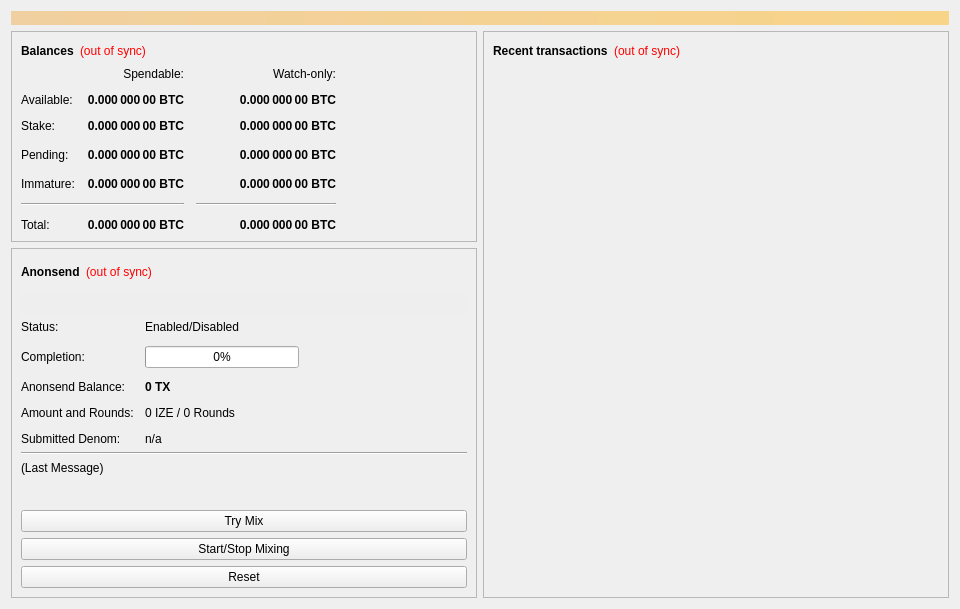
<?xml version="1.0" encoding="UTF-8"?>
<ui version="4.0">
 <class>OverviewPage</class>
 <widget class="QWidget" name="OverviewPage">
  <property name="geometry">
   <rect>
    <x>0</x>
    <y>0</y>
    <width>960</width>
    <height>594</height>
   </rect>
  </property>
  <property name="minimumSize">
   <size>
    <width>960</width>
    <height>0</height>
   </size>
  </property>
  <property name="windowTitle">
   <string>Form</string>
  </property>
  <layout class="QVBoxLayout" name="topLayout">
   <item>
    <widget class="QLabel" name="labelAlerts">
     <property name="visible">
      <bool>false</bool>
     </property>
     <property name="styleSheet">
      <string notr="true">background-color: qlineargradient(x1: 0, y1: 0, x2: 1, y2: 0, stop:0 #F0D0A0, stop:1 #F8D488); color:#000000;</string>
     </property>
     <property name="wordWrap">
      <bool>true</bool>
     </property>
     <property name="margin">
      <number>3</number>
     </property>
    </widget>
   </item>
   <item>
    <layout class="QHBoxLayout" name="horizontalLayout" stretch="1,1">
     <item>
      <layout class="QVBoxLayout" name="verticalLayout_2">
       <item>
        <widget class="QFrame" name="frame">
         <property name="frameShape">
          <enum>QFrame::StyledPanel</enum>
         </property>
         <property name="frameShadow">
          <enum>QFrame::Raised</enum>
         </property>
         <layout class="QVBoxLayout" name="verticalLayout_4">
          <item>
           <layout class="QHBoxLayout" name="horizontalLayout_4">
            <item>
             <widget class="QLabel" name="label_5">
              <property name="font">
               <font>
                <weight>75</weight>
                <bold>true</bold>
               </font>
              </property>
              <property name="text">
               <string>Balances</string>
              </property>
             </widget>
            </item>
            <item>
             <widget class="QLabel" name="labelWalletStatus">
              <property name="cursor">
               <cursorShape>WhatsThisCursor</cursorShape>
              </property>
              <property name="toolTip">
               <string>The displayed information may be out of date. Your wallet automatically synchronizes with the IzeC network after a connection is established, but this process has not completed yet.</string>
              </property>
              <property name="styleSheet">
               <string notr="true">QLabel { color: red; }</string>
              </property>
              <property name="text">
               <string notr="true">(out of sync)</string>
              </property>
              <property name="alignment">
               <set>Qt::AlignLeading|Qt::AlignLeft|Qt::AlignVCenter</set>
              </property>
             </widget>
            </item>
            <item>
             <spacer name="horizontalSpacer_3">
              <property name="orientation">
               <enum>Qt::Horizontal</enum>
              </property>
              <property name="sizeHint" stdset="0">
               <size>
                <width>40</width>
                <height>20</height>
               </size>
              </property>
             </spacer>
            </item>
           </layout>
          </item>
          <item>
           <layout class="QGridLayout" name="gridLayout">
            <property name="spacing">
             <number>12</number>
            </property>
            <item row="3" column="2">
             <widget class="QLabel" name="labelWatchPending">
              <property name="font">
               <font>
                <weight>75</weight>
                <bold>true</bold>
               </font>
              </property>
              <property name="cursor">
               <cursorShape>IBeamCursor</cursorShape>
              </property>
              <property name="toolTip">
               <string>Unconfirmed transactions to watch-only addresses</string>
              </property>
              <property name="text">
               <string notr="true">0.000 000 00 BTC</string>
              </property>
              <property name="alignment">
               <set>Qt::AlignRight|Qt::AlignTrailing|Qt::AlignVCenter</set>
              </property>
              <property name="textInteractionFlags">
               <set>Qt::LinksAccessibleByMouse|Qt::TextSelectableByKeyboard|Qt::TextSelectableByMouse</set>
              </property>
             </widget>
            </item>
            <item row="3" column="1">
             <widget class="QLabel" name="labelUnconfirmed">
              <property name="font">
               <font>
                <weight>75</weight>
                <bold>true</bold>
               </font>
              </property>
              <property name="cursor">
               <cursorShape>IBeamCursor</cursorShape>
              </property>
              <property name="toolTip">
               <string>Total of transactions that have yet to be confirmed, and do not yet count toward the spendable balance</string>
              </property>
              <property name="text">
               <string notr="true">0.000 000 00 BTC</string>
              </property>
              <property name="alignment">
               <set>Qt::AlignRight|Qt::AlignTrailing|Qt::AlignVCenter</set>
              </property>
              <property name="textInteractionFlags">
               <set>Qt::LinksAccessibleByMouse|Qt::TextSelectableByKeyboard|Qt::TextSelectableByMouse</set>
              </property>
             </widget>
            </item>
            <item row="4" column="2">
             <widget class="QLabel" name="labelWatchImmature">
              <property name="font">
               <font>
                <weight>75</weight>
                <bold>true</bold>
               </font>
              </property>
              <property name="cursor">
               <cursorShape>IBeamCursor</cursorShape>
              </property>
              <property name="toolTip">
               <string>Mined balance in watch-only addresses that has not yet matured</string>
              </property>
              <property name="text">
               <string notr="true">0.000 000 00 BTC</string>
              </property>
              <property name="alignment">
               <set>Qt::AlignRight|Qt::AlignTrailing|Qt::AlignVCenter</set>
              </property>
              <property name="textInteractionFlags">
               <set>Qt::LinksAccessibleByMouse|Qt::TextSelectableByKeyboard|Qt::TextSelectableByMouse</set>
              </property>
             </widget>
            </item>
            <item row="5" column="0" colspan="2">
             <widget class="Line" name="lineSpendableBalance">
              <property name="orientation">
               <enum>Qt::Horizontal</enum>
              </property>
             </widget>
            </item>
            <item row="5" column="2">
             <widget class="Line" name="lineWatchBalance">
              <property name="sizePolicy">
               <sizepolicy hsizetype="Preferred" vsizetype="Fixed">
                <horstretch>0</horstretch>
                <verstretch>0</verstretch>
               </sizepolicy>
              </property>
              <property name="minimumSize">
               <size>
                <width>140</width>
                <height>0</height>
               </size>
              </property>
              <property name="orientation">
               <enum>Qt::Horizontal</enum>
              </property>
             </widget>
            </item>
            <item row="6" column="0">
             <widget class="QLabel" name="labelTotalText">
              <property name="text">
               <string>Total:</string>
              </property>
             </widget>
            </item>
            <item row="4" column="1">
             <widget class="QLabel" name="labelImmature">
              <property name="font">
               <font>
                <weight>75</weight>
                <bold>true</bold>
               </font>
              </property>
              <property name="cursor">
               <cursorShape>IBeamCursor</cursorShape>
              </property>
              <property name="toolTip">
               <string>Mined balance that has not yet matured</string>
              </property>
              <property name="text">
               <string notr="true">0.000 000 00 BTC</string>
              </property>
              <property name="alignment">
               <set>Qt::AlignRight|Qt::AlignTrailing|Qt::AlignVCenter</set>
              </property>
              <property name="textInteractionFlags">
               <set>Qt::LinksAccessibleByMouse|Qt::TextSelectableByKeyboard|Qt::TextSelectableByMouse</set>
              </property>
             </widget>
            </item>
            <item row="3" column="3">
             <spacer name="horizontalSpacer_2">
              <property name="orientation">
               <enum>Qt::Horizontal</enum>
              </property>
              <property name="sizeHint" stdset="0">
               <size>
                <width>40</width>
                <height>20</height>
               </size>
              </property>
             </spacer>
            </item>
            <item row="4" column="0">
             <widget class="QLabel" name="labelImmatureText">
              <property name="text">
               <string>Immature:</string>
              </property>
             </widget>
            </item>
            <item row="6" column="1">
             <widget class="QLabel" name="labelTotal">
              <property name="font">
               <font>
                <weight>75</weight>
                <bold>true</bold>
               </font>
              </property>
              <property name="cursor">
               <cursorShape>IBeamCursor</cursorShape>
              </property>
              <property name="toolTip">
               <string>Your current total balance</string>
              </property>
              <property name="text">
               <string notr="true">0.000 000 00 BTC</string>
              </property>
              <property name="alignment">
               <set>Qt::AlignRight|Qt::AlignTrailing|Qt::AlignVCenter</set>
              </property>
              <property name="textInteractionFlags">
               <set>Qt::LinksAccessibleByMouse|Qt::TextSelectableByKeyboard|Qt::TextSelectableByMouse</set>
              </property>
             </widget>
            </item>
            <item row="6" column="2">
             <widget class="QLabel" name="labelWatchTotal">
              <property name="font">
               <font>
                <weight>75</weight>
                <bold>true</bold>
               </font>
              </property>
              <property name="cursor">
               <cursorShape>IBeamCursor</cursorShape>
              </property>
              <property name="toolTip">
               <string>Current total balance in watch-only addresses</string>
              </property>
              <property name="text">
               <string notr="true">0.000 000 00 BTC</string>
              </property>
              <property name="alignment">
               <set>Qt::AlignRight|Qt::AlignTrailing|Qt::AlignVCenter</set>
              </property>
              <property name="textInteractionFlags">
               <set>Qt::LinksAccessibleByMouse|Qt::TextSelectableByKeyboard|Qt::TextSelectableByMouse</set>
              </property>
             </widget>
            </item>
            <item row="0" column="2">
             <widget class="QLabel" name="labelWatchonly">
              <property name="text">
               <string>Watch-only:</string>
              </property>
              <property name="alignment">
               <set>Qt::AlignRight|Qt::AlignTrailing|Qt::AlignVCenter</set>
              </property>
             </widget>
            </item>
            <item row="1" column="0">
             <widget class="QLabel" name="labelBalanceText">
              <property name="text">
               <string>Available:</string>
              </property>
             </widget>
            </item>
            <item row="1" column="1">
             <widget class="QLabel" name="labelBalance">
              <property name="font">
               <font>
                <weight>75</weight>
                <bold>true</bold>
               </font>
              </property>
              <property name="cursor">
               <cursorShape>IBeamCursor</cursorShape>
              </property>
              <property name="toolTip">
               <string>Your current spendable balance</string>
              </property>
              <property name="text">
               <string notr="true">0.000 000 00 BTC</string>
              </property>
              <property name="alignment">
               <set>Qt::AlignRight|Qt::AlignTrailing|Qt::AlignVCenter</set>
              </property>
              <property name="textInteractionFlags">
               <set>Qt::LinksAccessibleByMouse|Qt::TextSelectableByKeyboard|Qt::TextSelectableByMouse</set>
              </property>
             </widget>
            </item>
            <item row="2" column="0">
             <widget class="QLabel" name="label_10">
              <property name="text">
               <string>Stake:</string>
              </property>
             </widget>
            </item>
            <item row="2" column="1">
             <widget class="QLabel" name="labelStake">
              <property name="font">
               <font>
                <weight>75</weight>
                <bold>true</bold>
               </font>
              </property>
              <property name="cursor">
               <cursorShape>IBeamCursor</cursorShape>
              </property>
              <property name="toolTip">
               <string>Total of coins that was staked, and do not yet count toward the current balance</string>
              </property>
              <property name="text">
               <string notr="true">0.000 000 00 BTC</string>
              </property>
              <property name="alignment">
               <set>Qt::AlignRight|Qt::AlignTrailing|Qt::AlignVCenter</set>
              </property>
              <property name="textInteractionFlags">
               <set>Qt::LinksAccessibleByMouse|Qt::TextSelectableByKeyboard|Qt::TextSelectableByMouse</set>
              </property>
             </widget>
            </item>
            <item row="2" column="2">
             <widget class="QLabel" name="labelWatchStake">
              <property name="font">
               <font>
                <weight>75</weight>
                <bold>true</bold>
               </font>
              </property>
              <property name="cursor">
               <cursorShape>IBeamCursor</cursorShape>
              </property>
              <property name="toolTip">
               <string>Total of coins that was staked in watch-only addresses, and do not yet count toward the current watch-only balance</string>
              </property>
              <property name="text">
               <string notr="true">0.000 000 00 BTC</string>
              </property>
              <property name="alignment">
               <set>Qt::AlignRight|Qt::AlignTrailing|Qt::AlignVCenter</set>
              </property>
              <property name="textInteractionFlags">
               <set>Qt::LinksAccessibleByMouse|Qt::TextSelectableByKeyboard|Qt::TextSelectableByMouse</set>
              </property>
             </widget>
            </item>
            <item row="1" column="2">
             <widget class="QLabel" name="labelWatchAvailable">
              <property name="font">
               <font>
                <weight>75</weight>
                <bold>true</bold>
               </font>
              </property>
              <property name="cursor">
               <cursorShape>IBeamCursor</cursorShape>
              </property>
              <property name="toolTip">
               <string>Your current balance in watch-only addresses</string>
              </property>
              <property name="text">
               <string notr="true">0.000 000 00 BTC</string>
              </property>
              <property name="alignment">
               <set>Qt::AlignRight|Qt::AlignTrailing|Qt::AlignVCenter</set>
              </property>
              <property name="textInteractionFlags">
               <set>Qt::LinksAccessibleByMouse|Qt::TextSelectableByKeyboard|Qt::TextSelectableByMouse</set>
              </property>
             </widget>
            </item>
            <item row="3" column="0">
             <widget class="QLabel" name="labelPendingText">
              <property name="text">
               <string>Pending:</string>
              </property>
             </widget>
            </item>
            <item row="0" column="1">
             <widget class="QLabel" name="labelSpendable">
              <property name="text">
               <string>Spendable:</string>
              </property>
              <property name="alignment">
               <set>Qt::AlignRight|Qt::AlignTrailing|Qt::AlignVCenter</set>
              </property>
             </widget>
            </item>
           </layout>
          </item>
         </layout>
        </widget>
       </item>
       <item>
        <widget class="QFrame" name="frameAnonsend">
         <property name="sizePolicy">
          <sizepolicy hsizetype="Expanding" vsizetype="Expanding">
           <horstretch>0</horstretch>
           <verstretch>0</verstretch>
          </sizepolicy>
         </property>
         <property name="minimumSize">
          <size>
           <width>0</width>
           <height>350</height>
          </size>
         </property>
         <property name="layoutDirection">
          <enum>Qt::LeftToRight</enum>
         </property>
         <property name="frameShape">
          <enum>QFrame::StyledPanel</enum>
         </property>
         <property name="frameShadow">
          <enum>QFrame::Raised</enum>
         </property>
         <layout class="QVBoxLayout" name="verticalLayout_5">
          <item>
           <layout class="QHBoxLayout" name="horizontalLayout_5">
            <item>
             <widget class="QLabel" name="label_2">
              <property name="font">
               <font>
                <weight>75</weight>
                <bold>true</bold>
               </font>
              </property>
              <property name="text">
               <string>Anonsend</string>
              </property>
             </widget>
            </item>
            <item>
             <widget class="QLabel" name="labelAnonsendSyncStatus">
              <property name="toolTip">
               <string>The displayed information may be out of date. Your wallet automatically synchronizes with the IzeC network after a connection is established, but this process has not completed yet.</string>
              </property>
              <property name="styleSheet">
               <string notr="true">QLabel { color: red; }</string>
              </property>
              <property name="text">
               <string notr="true">(out of sync)</string>
              </property>
              <property name="alignment">
               <set>Qt::AlignLeading|Qt::AlignLeft|Qt::AlignVCenter</set>
              </property>
             </widget>
            </item>
            <item>
             <spacer name="horizontalSpacer_4">
              <property name="orientation">
               <enum>Qt::Horizontal</enum>
              </property>
              <property name="sizeHint" stdset="0">
               <size>
                <width>40</width>
                <height>20</height>
               </size>
              </property>
             </spacer>
            </item>
           </layout>
          </item>
          <item>
           <widget class="QPushButton" name="runAutoDenom">
            <property name="palette">
             <palette>
              <active>
               <colorrole role="WindowText">
                <brush brushstyle="SolidPattern">
                 <color alpha="255">
                  <red>0</red>
                  <green>0</green>
                  <blue>0</blue>
                 </color>
                </brush>
               </colorrole>
               <colorrole role="Button">
                <brush brushstyle="SolidPattern">
                 <color alpha="255">
                  <red>239</red>
                  <green>238</green>
                  <blue>238</blue>
                 </color>
                </brush>
               </colorrole>
               <colorrole role="Light">
                <brush brushstyle="SolidPattern">
                 <color alpha="255">
                  <red>255</red>
                  <green>255</green>
                  <blue>255</blue>
                 </color>
                </brush>
               </colorrole>
               <colorrole role="Midlight">
                <brush brushstyle="SolidPattern">
                 <color alpha="255">
                  <red>247</red>
                  <green>246</green>
                  <blue>246</blue>
                 </color>
                </brush>
               </colorrole>
               <colorrole role="Dark">
                <brush brushstyle="SolidPattern">
                 <color alpha="255">
                  <red>119</red>
                  <green>119</green>
                  <blue>119</blue>
                 </color>
                </brush>
               </colorrole>
               <colorrole role="Mid">
                <brush brushstyle="SolidPattern">
                 <color alpha="255">
                  <red>159</red>
                  <green>159</green>
                  <blue>159</blue>
                 </color>
                </brush>
               </colorrole>
               <colorrole role="Text">
                <brush brushstyle="SolidPattern">
                 <color alpha="255">
                  <red>0</red>
                  <green>0</green>
                  <blue>0</blue>
                 </color>
                </brush>
               </colorrole>
               <colorrole role="BrightText">
                <brush brushstyle="SolidPattern">
                 <color alpha="255">
                  <red>255</red>
                  <green>255</green>
                  <blue>255</blue>
                 </color>
                </brush>
               </colorrole>
               <colorrole role="ButtonText">
                <brush brushstyle="SolidPattern">
                 <color alpha="255">
                  <red>0</red>
                  <green>0</green>
                  <blue>0</blue>
                 </color>
                </brush>
               </colorrole>
               <colorrole role="Base">
                <brush brushstyle="SolidPattern">
                 <color alpha="255">
                  <red>255</red>
                  <green>255</green>
                  <blue>255</blue>
                 </color>
                </brush>
               </colorrole>
               <colorrole role="Window">
                <brush brushstyle="SolidPattern">
                 <color alpha="255">
                  <red>239</red>
                  <green>238</green>
                  <blue>238</blue>
                 </color>
                </brush>
               </colorrole>
               <colorrole role="Shadow">
                <brush brushstyle="SolidPattern">
                 <color alpha="255">
                  <red>0</red>
                  <green>0</green>
                  <blue>0</blue>
                 </color>
                </brush>
               </colorrole>
               <colorrole role="AlternateBase">
                <brush brushstyle="SolidPattern">
                 <color alpha="255">
                  <red>247</red>
                  <green>246</green>
                  <blue>246</blue>
                 </color>
                </brush>
               </colorrole>
               <colorrole role="ToolTipBase">
                <brush brushstyle="SolidPattern">
                 <color alpha="255">
                  <red>255</red>
                  <green>255</green>
                  <blue>220</blue>
                 </color>
                </brush>
               </colorrole>
               <colorrole role="ToolTipText">
                <brush brushstyle="SolidPattern">
                 <color alpha="255">
                  <red>0</red>
                  <green>0</green>
                  <blue>0</blue>
                 </color>
                </brush>
               </colorrole>
              </active>
              <inactive>
               <colorrole role="WindowText">
                <brush brushstyle="SolidPattern">
                 <color alpha="255">
                  <red>0</red>
                  <green>0</green>
                  <blue>0</blue>
                 </color>
                </brush>
               </colorrole>
               <colorrole role="Button">
                <brush brushstyle="SolidPattern">
                 <color alpha="255">
                  <red>239</red>
                  <green>238</green>
                  <blue>238</blue>
                 </color>
                </brush>
               </colorrole>
               <colorrole role="Light">
                <brush brushstyle="SolidPattern">
                 <color alpha="255">
                  <red>255</red>
                  <green>255</green>
                  <blue>255</blue>
                 </color>
                </brush>
               </colorrole>
               <colorrole role="Midlight">
                <brush brushstyle="SolidPattern">
                 <color alpha="255">
                  <red>247</red>
                  <green>246</green>
                  <blue>246</blue>
                 </color>
                </brush>
               </colorrole>
               <colorrole role="Dark">
                <brush brushstyle="SolidPattern">
                 <color alpha="255">
                  <red>119</red>
                  <green>119</green>
                  <blue>119</blue>
                 </color>
                </brush>
               </colorrole>
               <colorrole role="Mid">
                <brush brushstyle="SolidPattern">
                 <color alpha="255">
                  <red>159</red>
                  <green>159</green>
                  <blue>159</blue>
                 </color>
                </brush>
               </colorrole>
               <colorrole role="Text">
                <brush brushstyle="SolidPattern">
                 <color alpha="255">
                  <red>0</red>
                  <green>0</green>
                  <blue>0</blue>
                 </color>
                </brush>
               </colorrole>
               <colorrole role="BrightText">
                <brush brushstyle="SolidPattern">
                 <color alpha="255">
                  <red>255</red>
                  <green>255</green>
                  <blue>255</blue>
                 </color>
                </brush>
               </colorrole>
               <colorrole role="ButtonText">
                <brush brushstyle="SolidPattern">
                 <color alpha="255">
                  <red>0</red>
                  <green>0</green>
                  <blue>0</blue>
                 </color>
                </brush>
               </colorrole>
               <colorrole role="Base">
                <brush brushstyle="SolidPattern">
                 <color alpha="255">
                  <red>255</red>
                  <green>255</green>
                  <blue>255</blue>
                 </color>
                </brush>
               </colorrole>
               <colorrole role="Window">
                <brush brushstyle="SolidPattern">
                 <color alpha="255">
                  <red>239</red>
                  <green>238</green>
                  <blue>238</blue>
                 </color>
                </brush>
               </colorrole>
               <colorrole role="Shadow">
                <brush brushstyle="SolidPattern">
                 <color alpha="255">
                  <red>0</red>
                  <green>0</green>
                  <blue>0</blue>
                 </color>
                </brush>
               </colorrole>
               <colorrole role="AlternateBase">
                <brush brushstyle="SolidPattern">
                 <color alpha="255">
                  <red>247</red>
                  <green>246</green>
                  <blue>246</blue>
                 </color>
                </brush>
               </colorrole>
               <colorrole role="ToolTipBase">
                <brush brushstyle="SolidPattern">
                 <color alpha="255">
                  <red>255</red>
                  <green>255</green>
                  <blue>220</blue>
                 </color>
                </brush>
               </colorrole>
               <colorrole role="ToolTipText">
                <brush brushstyle="SolidPattern">
                 <color alpha="255">
                  <red>0</red>
                  <green>0</green>
                  <blue>0</blue>
                 </color>
                </brush>
               </colorrole>
              </inactive>
              <disabled>
               <colorrole role="WindowText">
                <brush brushstyle="SolidPattern">
                 <color alpha="255">
                  <red>119</red>
                  <green>119</green>
                  <blue>119</blue>
                 </color>
                </brush>
               </colorrole>
               <colorrole role="Button">
                <brush brushstyle="SolidPattern">
                 <color alpha="255">
                  <red>239</red>
                  <green>238</green>
                  <blue>238</blue>
                 </color>
                </brush>
               </colorrole>
               <colorrole role="Light">
                <brush brushstyle="SolidPattern">
                 <color alpha="255">
                  <red>255</red>
                  <green>255</green>
                  <blue>255</blue>
                 </color>
                </brush>
               </colorrole>
               <colorrole role="Midlight">
                <brush brushstyle="SolidPattern">
                 <color alpha="255">
                  <red>247</red>
                  <green>246</green>
                  <blue>246</blue>
                 </color>
                </brush>
               </colorrole>
               <colorrole role="Dark">
                <brush brushstyle="SolidPattern">
                 <color alpha="255">
                  <red>119</red>
                  <green>119</green>
                  <blue>119</blue>
                 </color>
                </brush>
               </colorrole>
               <colorrole role="Mid">
                <brush brushstyle="SolidPattern">
                 <color alpha="255">
                  <red>159</red>
                  <green>159</green>
                  <blue>159</blue>
                 </color>
                </brush>
               </colorrole>
               <colorrole role="Text">
                <brush brushstyle="SolidPattern">
                 <color alpha="255">
                  <red>119</red>
                  <green>119</green>
                  <blue>119</blue>
                 </color>
                </brush>
               </colorrole>
               <colorrole role="BrightText">
                <brush brushstyle="SolidPattern">
                 <color alpha="255">
                  <red>255</red>
                  <green>255</green>
                  <blue>255</blue>
                 </color>
                </brush>
               </colorrole>
               <colorrole role="ButtonText">
                <brush brushstyle="SolidPattern">
                 <color alpha="255">
                  <red>119</red>
                  <green>119</green>
                  <blue>119</blue>
                 </color>
                </brush>
               </colorrole>
               <colorrole role="Base">
                <brush brushstyle="SolidPattern">
                 <color alpha="255">
                  <red>239</red>
                  <green>238</green>
                  <blue>238</blue>
                 </color>
                </brush>
               </colorrole>
               <colorrole role="Window">
                <brush brushstyle="SolidPattern">
                 <color alpha="255">
                  <red>239</red>
                  <green>238</green>
                  <blue>238</blue>
                 </color>
                </brush>
               </colorrole>
               <colorrole role="Shadow">
                <brush brushstyle="SolidPattern">
                 <color alpha="255">
                  <red>0</red>
                  <green>0</green>
                  <blue>0</blue>
                 </color>
                </brush>
               </colorrole>
               <colorrole role="AlternateBase">
                <brush brushstyle="SolidPattern">
                 <color alpha="255">
                  <red>239</red>
                  <green>238</green>
                  <blue>238</blue>
                 </color>
                </brush>
               </colorrole>
               <colorrole role="ToolTipBase">
                <brush brushstyle="SolidPattern">
                 <color alpha="255">
                  <red>255</red>
                  <green>255</green>
                  <blue>220</blue>
                 </color>
                </brush>
               </colorrole>
               <colorrole role="ToolTipText">
                <brush brushstyle="SolidPattern">
                 <color alpha="255">
                  <red>0</red>
                  <green>0</green>
                  <blue>0</blue>
                 </color>
                </brush>
               </colorrole>
              </disabled>
             </palette>
            </property>
            <property name="focusPolicy">
             <enum>Qt::NoFocus</enum>
            </property>
            <property name="autoFillBackground">
             <bool>true</bool>
            </property>
            <property name="text">
             <string/>
            </property>
            <property name="flat">
             <bool>true</bool>
            </property>
           </widget>
          </item>
          <item>
           <layout class="QFormLayout" name="formLayout">
            <property name="fieldGrowthPolicy">
             <enum>QFormLayout::AllNonFixedFieldsGrow</enum>
            </property>
            <property name="horizontalSpacing">
             <number>11</number>
            </property>
            <property name="verticalSpacing">
             <number>12</number>
            </property>
            <item row="0" column="0">
             <widget class="QLabel" name="label_6">
              <property name="text">
               <string>Status:</string>
              </property>
             </widget>
            </item>
            <item row="1" column="0">
             <widget class="QLabel" name="label_7">
              <property name="text">
               <string>Completion:</string>
              </property>
             </widget>
            </item>
            <item row="1" column="1">
             <widget class="QProgressBar" name="anonsendProgress">
              <property name="maximumSize">
               <size>
                <width>154</width>
                <height>16777215</height>
               </size>
              </property>
              <property name="value">
               <number>0</number>
              </property>
             </widget>
            </item>
            <item row="3" column="0">
             <widget class="QLabel" name="labelAnonymizedText">
              <property name="text">
               <string>Anonsend Balance:</string>
              </property>
             </widget>
            </item>
            <item row="3" column="1">
             <widget class="QLabel" name="labelAnonymized">
              <property name="font">
               <font>
                <weight>75</weight>
                <bold>true</bold>
               </font>
              </property>
              <property name="text">
               <string notr="true">0 TX</string>
              </property>
             </widget>
            </item>
            <item row="4" column="0">
             <widget class="QLabel" name="label_8">
              <property name="text">
               <string>Amount and Rounds:</string>
              </property>
             </widget>
            </item>
            <item row="4" column="1">
             <widget class="QLabel" name="labelAmountRounds">
              <property name="text">
               <string>0 IZE / 0 Rounds</string>
              </property>
             </widget>
            </item>
            <item row="5" column="0">
             <widget class="QLabel" name="label_9">
              <property name="text">
               <string>Submitted Denom:</string>
              </property>
             </widget>
            </item>
            <item row="5" column="1">
             <widget class="QLabel" name="labelSubmittedDenom">
              <property name="toolTip">
               <string>The denominations you submitted to the Masternode.&lt;br&gt;To mix, other users must submit the exact same denominations.</string>
              </property>
              <property name="text">
               <string>n/a</string>
              </property>
             </widget>
            </item>
            <item row="0" column="1">
             <widget class="QLabel" name="anonsendEnabled">
              <property name="text">
               <string>Enabled/Disabled</string>
              </property>
             </widget>
            </item>
           </layout>
          </item>
          <item>
           <widget class="Line" name="lineLastMessage">
            <property name="orientation">
             <enum>Qt::Horizontal</enum>
            </property>
           </widget>
          </item>
          <item>
           <widget class="QLabel" name="anonsendStatus">
            <property name="minimumSize">
             <size>
              <width>288</width>
              <height>43</height>
             </size>
            </property>
            <property name="text">
             <string>(Last Message)</string>
            </property>
            <property name="alignment">
             <set>Qt::AlignLeading|Qt::AlignLeft|Qt::AlignTop</set>
            </property>
            <property name="wordWrap">
             <bool>true</bool>
            </property>
           </widget>
          </item>
          <item>
           <widget class="QPushButton" name="anonsendAuto">
            <property name="sizePolicy">
             <sizepolicy hsizetype="MinimumExpanding" vsizetype="Fixed">
              <horstretch>0</horstretch>
              <verstretch>0</verstretch>
             </sizepolicy>
            </property>
            <property name="toolTip">
             <string>Try to manually submit a Anonsend request.</string>
            </property>
            <property name="text">
             <string>Try Mix</string>
            </property>
           </widget>
          </item>
          <item>
           <widget class="QPushButton" name="toggleAnonsend">
            <property name="sizePolicy">
             <sizepolicy hsizetype="MinimumExpanding" vsizetype="Fixed">
              <horstretch>0</horstretch>
              <verstretch>0</verstretch>
             </sizepolicy>
            </property>
            <property name="text">
             <string>Start/Stop Mixing</string>
            </property>
           </widget>
          </item>
          <item>
           <widget class="QPushButton" name="anonsendReset">
            <property name="sizePolicy">
             <sizepolicy hsizetype="MinimumExpanding" vsizetype="Fixed">
              <horstretch>0</horstretch>
              <verstretch>0</verstretch>
             </sizepolicy>
            </property>
            <property name="toolTip">
             <string>Reset the current status of Anonsend (can interrupt Anonsend if it's in the process of Mixing, which can cost you money!)</string>
            </property>
            <property name="autoFillBackground">
             <bool>false</bool>
            </property>
            <property name="text">
             <string>Reset</string>
            </property>
           </widget>
          </item>
         </layout>
        </widget>
       </item>
       <item>
        <spacer name="verticalSpacer">
         <property name="orientation">
          <enum>Qt::Vertical</enum>
         </property>
         <property name="sizeHint" stdset="0">
          <size>
           <width>20</width>
           <height>40</height>
          </size>
         </property>
        </spacer>
       </item>
      </layout>
     </item>
     <item>
      <layout class="QVBoxLayout" name="verticalLayout_3">
       <item>
        <widget class="QFrame" name="frame_2">
         <property name="frameShape">
          <enum>QFrame::StyledPanel</enum>
         </property>
         <property name="frameShadow">
          <enum>QFrame::Raised</enum>
         </property>
         <layout class="QVBoxLayout" name="verticalLayout">
          <item>
           <layout class="QHBoxLayout" name="horizontalLayout_2">
            <item>
             <widget class="QLabel" name="label_4">
              <property name="font">
               <font>
                <weight>75</weight>
                <bold>true</bold>
               </font>
              </property>
              <property name="text">
               <string>Recent transactions</string>
              </property>
             </widget>
            </item>
            <item>
             <widget class="QLabel" name="labelTransactionsStatus">
              <property name="cursor">
               <cursorShape>WhatsThisCursor</cursorShape>
              </property>
              <property name="toolTip">
               <string>The displayed information may be out of date. Your wallet automatically synchronizes with the IzeC network after a connection is established, but this process has not completed yet.</string>
              </property>
              <property name="styleSheet">
               <string notr="true">QLabel { color: red; }</string>
              </property>
              <property name="text">
               <string notr="true">(out of sync)</string>
              </property>
              <property name="alignment">
               <set>Qt::AlignRight|Qt::AlignTrailing|Qt::AlignVCenter</set>
              </property>
             </widget>
            </item>
            <item>
             <spacer name="horizontalSpacer">
              <property name="orientation">
               <enum>Qt::Horizontal</enum>
              </property>
              <property name="sizeHint" stdset="0">
               <size>
                <width>40</width>
                <height>20</height>
               </size>
              </property>
             </spacer>
            </item>
           </layout>
          </item>
          <item>
           <widget class="QListView" name="listTransactions">
            <property name="styleSheet">
             <string notr="true">QListView { background: transparent; }</string>
            </property>
            <property name="frameShape">
             <enum>QFrame::NoFrame</enum>
            </property>
            <property name="verticalScrollBarPolicy">
             <enum>Qt::ScrollBarAlwaysOff</enum>
            </property>
            <property name="horizontalScrollBarPolicy">
             <enum>Qt::ScrollBarAlwaysOff</enum>
            </property>
            <property name="selectionMode">
             <enum>QAbstractItemView::NoSelection</enum>
            </property>
           </widget>
          </item>
         </layout>
        </widget>
       </item>
      </layout>
     </item>
    </layout>
   </item>
  </layout>
 </widget>
 <resources/>
 <connections/>
</ui>
